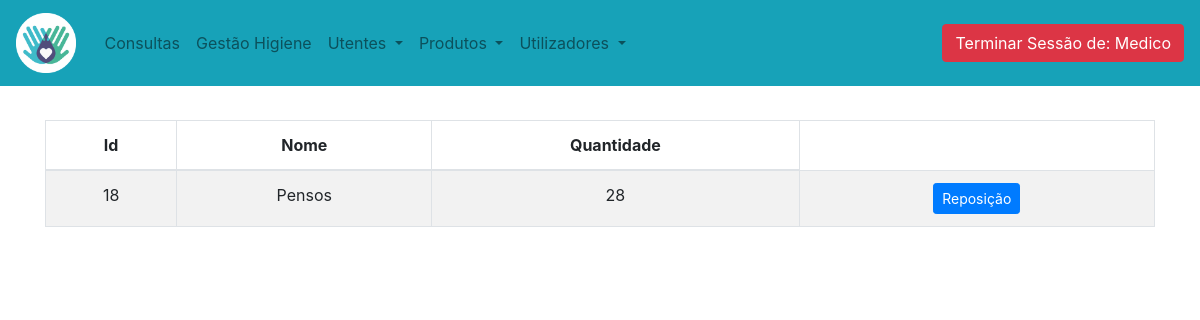
The page /listar_e_produtos/lista_produtos.php (signed in) on the database its author committed.
### tables this page shows
CREATE TABLE IF NOT EXISTS `stock` (
  `idproduto` int(11) NOT NULL AUTO_INCREMENT,
  `nome` varchar(45) DEFAULT NULL,
  `quantidade` int(11) DEFAULT NULL,
  PRIMARY KEY (`idproduto`)
);

### listar_e_produtos/lista_produtos.php (the view, shortened to what this page needs)
<!doctype html>
<html lang="en">
  <head>
    <link rel="stylesheet" href="https://stackpath.bootstrapcdn.com/bootstrap/4.3.1/css/bootstrap.min.css">
  </head>
  <body>
		  <nav class="navbar navbar-light navbar-expand-md bg-info justify-content-center fixed-top">
		 <a class="navbar-brand" href="/PAPoriginal/index_chefe.php">
          <img src="../logo.png" alt="logo" style="width:60px;">
        </a>
		  <div class="collapse navbar-collapse" id="navbarNavDropdown">
			<ul class="navbar-nav w-100 justify-content-center">
			  <li class="nav-item">
				<a class="nav-link" href="../consultas/lista_consultas.php">Consultas</a>
			  </li>
			  <li class="nav-item">
				<a class="nav-link" href="../gestao_higiene/lista_gestao.php">Gestão Higiene</a>
			  </li>
			   <li class="nav-item dropdown">
				<a class="nav-link dropdown-toggle" href="#" id="navbarDropdownMenuLink" role="button" data-toggle="dropdown" aria-haspopup="true" aria-expanded="false">
				 Utentes
				</a>
				<li class="nav-item dropdown">
				<a class="nav-link dropdown-toggle" href="#" id="navbarDropdownMenuLink" role="button" data-toggle="dropdown" aria-haspopup="true" aria-expanded="false">
				Produtos
				</a>
			  <li class="nav-item dropdown">
				<a class="nav-link dropdown-toggle" href="#" id="navbarDropdownMenuLink" role="button" data-toggle="dropdown" aria-haspopup="true" aria-expanded="false">
				  Utilizadores
				</a>
			  </li>
			</ul>
			<ul class="navbar-nav w-100 justify-content-end" >
	  <a class="nav-link" href=""></a>
      <a class=" btn btn-danger" type="submit" href="../login/sair.php">Terminar Sessão de: <?php echo $_SESSION['nome_utilizador']; ?></a>
    </ul>
		  </div>
		</nav>
		<div class="container">
		<div class="table-responsive">
		<div style="margin-top:120px">
		<table class="table table-hover table-bordered table-striped text-center">
		  <thead>
			<tr>
			  <th scope="col">Id</th>
			  <th scope="col">Nome</th>
			  <th scope="col">Quantidade</th>
			</tr>
		  </thead>
		  <tbody>
		  </div>
		  </div>
		  </div>
			<?php
				try {
				  $mysqli = new mysqli("localhost", "root", "", "idosos_pap");
				  $mysqli->set_charset("utf8mb4");
				} catch(Exception $e) {
				  error_log($e->getMessage());
				  exit('Error connecting to database');
				}
				$stmt = $mysqli->prepare("select * from stock");
				$stmt->execute();
				$result = $stmt->get_result();
				while($row = $result->fetch_assoc()) {
					  echo"<tr>";
						  echo"<td>".$row['idproduto']."</td>";
						  echo"<td>".$row['nome']."</td>";
						  echo"<td>".$row['quantidade']."</td>";
						  echo '<td>
						 <button type="button" class="btn btn-sm btn-primary" data-toggle="modal" data-target="#addmodal"
							 data-idpri='.$row['idproduto'].'
							  data-idnome='.$row['nome'].'
							  data-idquant='.$row['quantidade'].'
							  >Reposição</button> </td>';
					  echo"</tr>";
				}
			?>
</html>

### rows shown on the page
stock: idproduto "18", nome "Pensos", quantidade "28"

### other values the page prints
$_SESSION['nome_utilizador'] "Medico"
